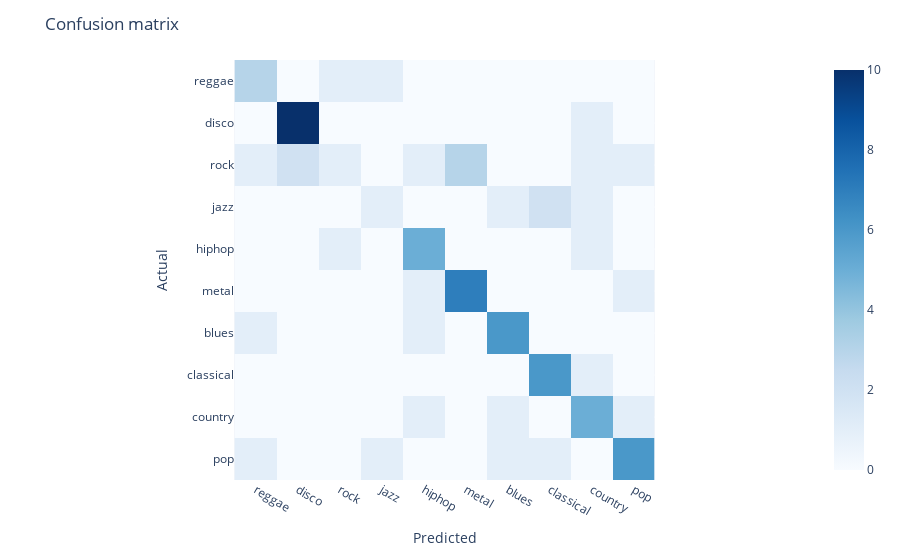

The cell this chart's notebook holds for it:
### Code cell
# 7 layers *5 hidden size 0 weigh decay
ffn_outputs = ffn_model(X_val).detach().numpy()
ffn_preds = np.argmax(ffn_outputs, axis=1)


ffn_acc, ffn_f1, ffn_cm, ffn_cr = metrics(ffn_preds, y_labels, verbose=True)

plot_confusion_matrix(ffn_cm)

### Figure 1 — Plotly figure (JSON) as saved in the notebook; plotly's stock layout.template omitted (floating-point values rounded to 4 significant figures)
{"data": [{"coloraxis": "coloraxis", "hovertemplate": "x: %{x}<br>y: %{y}<br>color: %{z}<extra></extra>", "name": "0", "type": "heatmap", "x": ["reggae", "disco", "rock", "jazz", "hiphop", "metal", "blues", "classical", "country", "pop"], "xaxis": "x", "y": ["reggae", "disco", "rock", "jazz", "hiphop", "metal", "blues", "classical", "country", "pop"], "yaxis": "y", "z": [[3, 0, 1, 1, 0, 0, 0, 0, 0, 0], [0, 10, 0, 0, 0, 0, 0, 0, 1, 0], [1, 2, 1, 0, 1, 3, 0, 0, 1, 1], [0, 0, 0, 1, 0, 0, 1, 2, 1, 0], [0, 0, 1, 0, 5, 0, 0, 0, 1, 0], [0, 0, 0, 0, 1, 7, 0, 0, 0, 1], [1, 0, 0, 0, 1, 0, 6, 0, 0, 0], [0, 0, 0, 0, 0, 0, 0, 6, 1, 0], [0, 0, 0, 0, 1, 0, 1, 0, 5, 1], [1, 0, 0, 1, 0, 0, 1, 1, 0, 6]]}], "layout": {"coloraxis": {"colorscale": [[0, "rgb(247,251,255)"], [0.125, "rgb(222,235,247)"], [0.25, "rgb(198,219,239)"], [0.375, "rgb(158,202,225)"], [0.5, "rgb(107,174,214)"], [0.625, "rgb(66,146,198)"], [0.75, "rgb(33,113,181)"], [0.875, "rgb(8,81,156)"], [1, "rgb(8,48,107)"]]}, "margin": {"t": 60}, "title": {"text": "Confusion matrix"}, "xaxis": {"anchor": "y", "constrain": "domain", "domain": [0, 1], "scaleanchor": "y", "title": {"text": "Predicted"}}, "yaxis": {"anchor": "x", "autorange": "reversed", "constrain": "domain", "domain": [0, 1], "title": {"text": "Actual"}}}}
